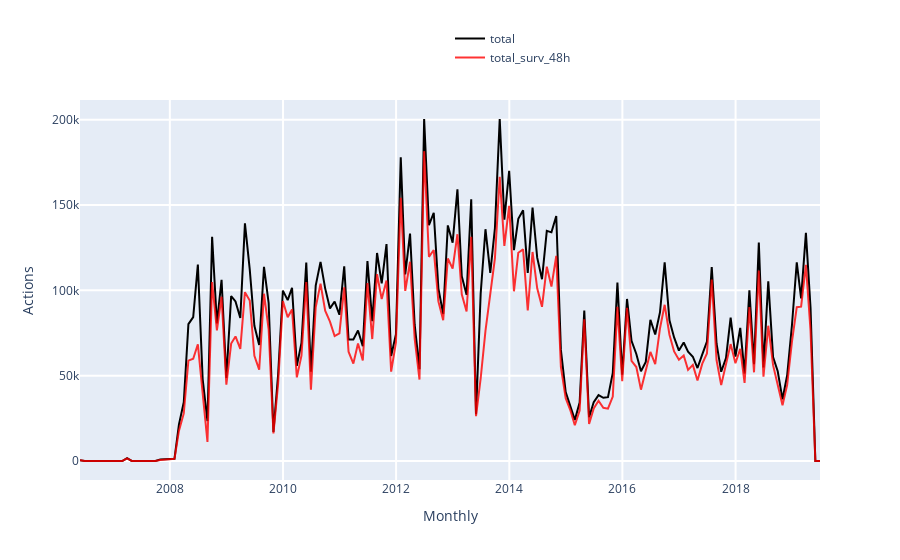

Write notebook code for a chart like this one.
### Markdown cell above
### <span style="color:green"> TRY YOURSELF! THIS IS WHAT WILL HAPPEN WHEN YOU CLICK 'Editor Actions' Button </span>

### Code cell
### ------------------------------------------------------------------------------------- ###
### TRY YOURSELF! THIS IS WHAT WILL HAPPEN WHEN YOU CLICK 'Show Detected Editors' BUTTON  ###
### ------------------------------------------------------------------------------------- ###

## This is the page you used and the editor you select in the above grid. ##
print('The page that is being used:', the_page['title'])
print('Selected editor:', editor_info['name'])

## Visualization, core visual code lies in ActionsListener, then the interact function    ##
## make it interactive, mode details see:                                                 ##
## https://github.com/gesiscss/wikiwho_demo/blob/master/visualization/actions_listener.py ##

# Create an ActionsListener instance.
actionslistener = ActionsListener(total_actions)

# What types do these actions have?
actions_types = (total_actions.loc[:,'total':'total_stopword_count'].columns.append(
                total_actions.loc[:,'adds':'reins_stopword_count'].columns)).values.tolist()

# Visualization: try yourself by coding!
begin_date = date(2002, 3, 1)
end_date = date(2019, 6, 1)
editor_name = 'All'
frequency = 'Monthly' # 'Yearly', 'Monthly'
black_line = 'total' # Choose one from 'actions_types'. Note that 'black_line doesn't have 'None' option but others have.
red_line = 'total_surv_48h'
blue_line = 'None'
green_line = 'None'

print('Time range from', begin_date.strftime("%Y-%m-%d"), 'to', end_date.strftime("%Y-%m-%d"))

actionslistener.listen(
    _range = (begin_date, end_date),
    editor = editor_name,
    granularity = frequency,
    black = black_line,
    red = red_line,
    blue = blue_line,
    green = green_line)

### Figure 1 — Plotly figure (JSON) as saved in the notebook; plotly's stock layout.template omitted (floating-point values rounded to 4 significant figures; data arrays with more than 128 entries replaced by an {"elided": "..."} marker saying what was removed)
{"data": [{"marker": {"color": "rgba(0, 0, 0, 1)"}, "name": "total", "type": "scatter", "x": {"elided": "158 str values"}, "y": {"elided": "158 int values"}}, {"marker": {"color": "rgba(255, 0, 0, .8)"}, "name": "total_surv_48h", "type": "scatter", "x": {"elided": "158 str values"}, "y": {"elided": "158 int values"}}], "layout": {"barmode": "group", "hovermode": "closest", "legend": {"x": 0.5, "y": 1.2}, "showlegend": true, "xaxis": {"gridwidth": 2, "ticklen": 5, "title": {"text": "Monthly"}, "zeroline": true}, "yaxis": {"gridwidth": 2, "ticklen": 5, "title": {"text": "Actions"}}}}
